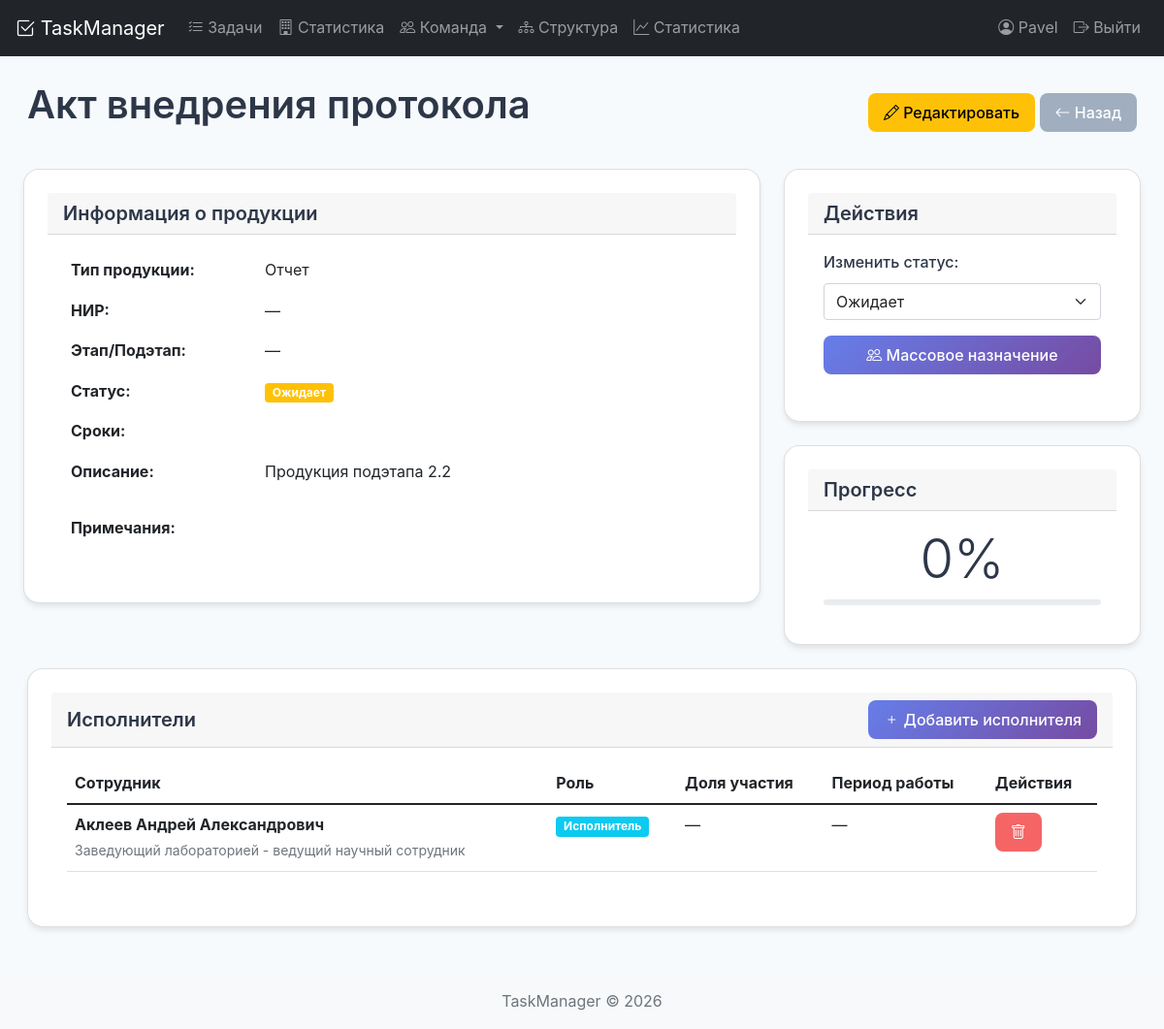
The page /research/product/1587/ (signed in) on the database as committed earlier.
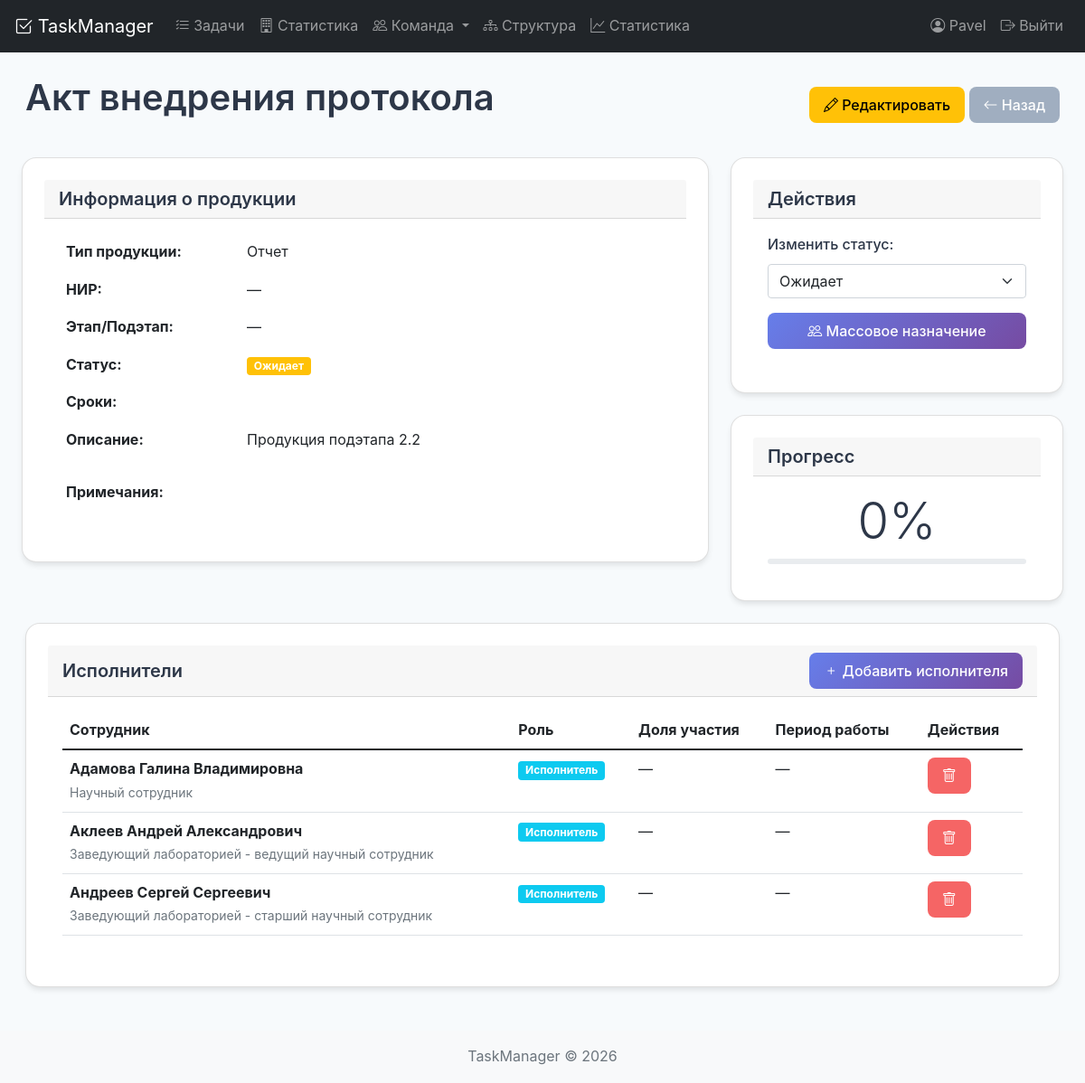
The same page on the database as committed later.
### tasks/models.py (models this page shows, shortened)
class ProductPerformer(models.Model):
    ROLE_CHOICES = [
        ('responsible', 'Ответственный исполнитель'),
        ('executor', 'Исполнитель'),
        ('consultant', 'Консультант'),
        ('reviewer', 'Рецензент'),
        ('approver', 'Утверждающий'),
    ]
    product = models.ForeignKey(
        ResearchProduct,
        on_delete=models.CASCADE,
        related_name='product_performers',
        verbose_name='Продукция'
    )
    employee = models.ForeignKey(
        Employee,
        on_delete=models.CASCADE,
        related_name='product_performers',
        verbose_name='Сотрудник'
    )
    role = models.CharField('Роль', max_length=20, choices=ROLE_CHOICES, default='executor')
    contribution_percent = models.DecimalField(
        'Доля участия (%)',
        max_digits=5,
        decimal_places=2,
        null=True,
        blank=True,
        help_text='Сумма долей всех исполнителей может быть больше 100%'
    )
    start_date = models.DateField('Дата начала работы', null=True, blank=True)
    end_date = models.DateField('Дата окончания работы', null=True, blank=True)
    notes = models.TextField('Примечания', blank=True)
    assigned_date = models.DateTimeField('Дата назначения', auto_now_add=True)
    assigned_by = models.ForeignKey(
        'auth.User',
        on_delete=models.SET_NULL,
        null=True,
        related_name='assigned_performers'
    )
    class Meta:
        verbose_name = 'Исполнитель продукции'
        verbose_name_plural = 'Исполнители продукции'
        unique_together = ['product', 'employee']  # Один сотрудник на продукцию - одна запись
        ordering = ['-role', 'employee__last_name']

class Employee(models.Model):
    DEPARTMENT_CHOICES = [
        ('development', 'Разработка'),
        ('design', 'Дизайн'),
        ('marketing', 'Маркетинг'),
        ('sales', 'Продажи'),
        ('hr', 'HR'),
        ('administration', 'Администрация'),
        ('research', 'Исследования'),
        ('other', 'Другое'),
    ]
    LABORATORY_CHOICES = [
        ('lab1', 'Лаборатория №1'),
        ('lab2', 'Лаборатория №2'),
        ('lab3', 'Лаборатория №3'),
        ('research_lab', 'Исследовательская лаборатория'),
        ('test_lab', 'Тестовая лаборатория'),
        ('other', 'Другая'),
    ]
    last_name = models.CharField('Фамилия', max_length=100)
    first_name = models.CharField('Имя', max_length=100)
    patronymic = models.CharField('Отчество', max_length=100, blank=True, null=True)
    position = models.CharField('Должность', max_length=200)
    email = models.EmailField('Email', unique=True)
    phone = models.CharField('Телефон', max_length=20, blank=True, null=True)
    department = models.CharField('Отдел', max_length=50, choices=DEPARTMENT_CHOICES, default='other')
    laboratory = models.CharField('Лаборатория', max_length=50, choices=LABORATORY_CHOICES, blank=True, null=True)
    hire_date = models.DateField('Дата найма', null=True, blank=True)
    is_active = models.BooleanField('Активный сотрудник', default=True)
    notes = models.TextField('Заметки', blank=True, null=True)
    created_date = models.DateTimeField('Дата создания', auto_now_add=True)
    updated_date = models.DateTimeField('Дата обновления', auto_now=True)
    created_by = models.ForeignKey(User, on_delete=models.SET_NULL, null=True, related_name='created_employees')
    class Meta:
        verbose_name = 'Сотрудник'
        verbose_name_plural = 'Сотрудники'
        ordering = ['last_name', 'first_name']
        indexes = [
            models.Index(fields=['last_name', 'first_name'], name='emp_name_idx'),
            models.Index(fields=['email'], name='emp_email_idx'),
            models.Index(fields=['is_active'], name='emp_active_idx'),
            models.Index(fields=['department'], name='emp_dept_idx'),
        ]
    def __str__(self):
        return self.full_name
    @property
    def full_name(self):
        parts = [self.last_name, self.first_name]
        if self.patronymic:
            parts.append(self.patronymic)
        return ' '.join(parts)

### tasks/views/product_views.py (the view)
# urls.py: path('research/product/<int:product_id>/', research_product_detail, name='research_product_detail'),
@login_required
def research_product_detail(request, product_id):
    product = get_object_or_404(ResearchProduct, id=product_id)
    performers = product.product_performers.select_related('employee').all()
    from ..forms_product import ProductPerformerForm
    performer_form = ProductPerformerForm()
    context = {
        'product': product,
        'performers': performers,
        'performer_form': performer_form,
    }
    return render(request, 'tasks/research_product_detail.html', context)

### tasks/forms_product.py (shortened to what this page needs)
class ProductPerformerForm(forms.ModelForm):
    class Meta:
        model = ProductPerformer
        fields = ['employee', 'role', 'contribution_percent', 'start_date', 'end_date', 'notes']
        widgets = {
            'start_date': forms.DateInput(attrs={'type': 'date'}),
            'end_date': forms.DateInput(attrs={'type': 'date'}),
            'notes': forms.Textarea(attrs={'rows': 2}),
        }
    def __init__(self, *args, **kwargs):
        self.product = kwargs.pop('product', None)
        super().__init__(*args, **kwargs)

### tasks/models.py (called while the page is built)
    @property
    def is_overdue(self):
        from django.utils import timezone
        if self.status not in ['completed', 'cancelled'] and self.planned_end:
            return timezone.now().date() > self.planned_end
        return False

### tasks/templates/tasks/research_product_detail.html (shortened to what the changed rows need)
{% extends 'base.html' %}
{% load static %}
{% block content %}
<div class="container-fluid">
    <div class="d-flex justify-content-between align-items-center mb-4">
        <h1>{{ product.name }}</h1>
    </div>
    <div class="row">
        <div class="col-md-8">
            <div class="card mb-4">
                <div class="card-body">
                    <table class="table table-borderless">
                        <tr>
                            <th style="width: 200px">Тип продукции:</th>
                        </tr>
                        <tr>
                            <th>НИР:</th>
                        </tr>
                        <tr>
                            <th>Этап/Подэтап:</th>
                        </tr>
                        <tr>
                            <th>Статус:</th>
                        </tr>
                        <tr>
                            <th>Сроки:</th>
                        </tr>
                        <tr>
                            <th>Описание:</th>
                        </tr>
                        <tr>
                            <th>Примечания:</th>
                        </tr>
                    </table>
                </div>
            </div>
        </div>
    </div>
    <div class="card mb-4">
        <div class="card-body">
            {% if performers %}
                <div class="table-responsive">
                    <table class="table table-hover">
                        <thead>
                            <tr>
                                <th>Сотрудник</th>
                                <th>Роль</th>
                                <th>Доля участия</th>
                                <th>Период работы</th>
                                <th>Действия</th>
                            </tr>
                        </thead>
                        <tbody>
                            {% for performer in performers %}
                                <tr>
                                    <td>
                                        <strong>{{ performer.employee.full_name }}</strong><br>
                                        <small class="text-muted">{{ performer.employee.position }}</small>
                                    </td>
                                    <td>
                                        <span class="badge bg-{% if performer.role == 'responsible' %}danger{% elif performer.role == 'executor' %}info{% else %}secondary{% endif %}">
                                            {{ performer.get_role_display }}
                                        </span>
                                    </td>
                                    <td>
                                        {% if performer.contribution_percent %}
                                            {{ performer.contribution_percent }}%
                                        {% else %}
                                            —
                                        {% endif %}
                                    </td>
                                    <td>
                                        {% if performer.start_date %}
                                            {{ performer.start_date|date:"d.m.Y" }}
                                            {% if performer.end_date %} - {{ performer.end_date|date:"d.m.Y" }}{% endif %}
                                        {% else %}
                                            —
                                        {% endif %}
                                    </td>
                                    <td>
                                        <form method="post" action="{% url 'remove_product_performer' product.id performer.id %}" style="display: inline;">
                                            <button type="submit" class="btn btn-sm btn-danger" onclick="return confirm('Удалить исполнителя?')">
                                                <i class="bi bi-trash"></i>
                                            </button>
                                        </form>
                                    </td>
                                </tr>
                            {% endfor %}
                        </tbody>
                    </table>
                </div>
            {% else %}
                <p class="text-muted text-center">Исполнители не назначены</p>
            {% endif %}
        </div>
    </div>
</div>
{% endblock %}

Rows that differ between the two databases and show on the page:
added ProductPerformer: employee.full_name "Адамова Галина Владимировна", employee.position "Научный сотрудник", role "Исполнитель"
added ProductPerformer: employee.full_name "Андреев Сергей Сергеевич", employee.position "Заведующий лабораторией - старший научный сотрудник", role "Исполнитель"
